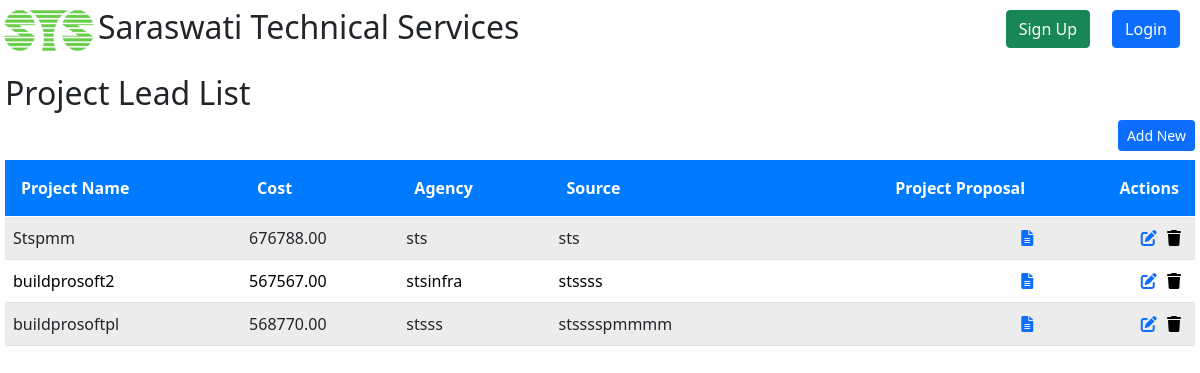
The app's page /project/plList/, older data.
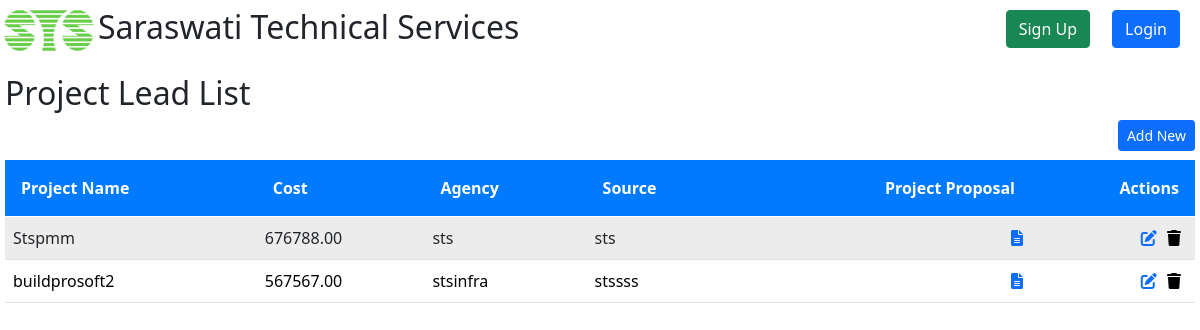
The same page, newer data.
### Project/models.py (models this page shows, shortened)
class ProjectLead(models.Model):
    projectName = models.CharField(max_length=50)
    cost = models.DecimalField(max_digits=15, decimal_places=2, blank=True, null=True)
    agency = models.CharField(max_length=30, blank=True, null=True)
    description = models.TextField(blank=True, null=True)
    sector = models.ForeignKey(Sector, on_delete=models.CASCADE, blank=True, null=True)
    source = models.CharField(max_length=30, blank=True, null=True)
    sourceDescription = models.TextField(blank=True, null=True)

### Project/views.py (the view)
# urls.py: path('plList/', views.plList, name='plList'),
def plList(request):
    projectLeads = ProjectLead.objects.all()
    context = {"projectLeads": projectLeads}
    return render(request, "project/plList.html", context)

### Project/templates/project/plList.html (shortened to what this page needs)
{% extends "registration/base.html" %}
{% block content %}
    <h2>Project Lead List</h2>
    <a href="{% url 'plCreateView' %}">
        <button type="button" class="btn btn-primary btn-sm" style="float:right;">Add New</button>
    </a>
    <table class="table table-striped table-hover mt-5">
        <thead>
            <tr class="m-5 p-8">
                <th class="text-start">Project Name</th>
                <th class="text-start">Cost</th>
                <th class="text-start">Agency</th>
                <th class="text-start">Source</th>
                <th class="text-end">Project Proposal</th>
                <th class="text-end">Actions</th>
            </tr>
        </thead>
        <tbody>
            {% for pl in projectLeads %}
                <tr>
                    <td class="text-start">{{ pl.projectName }}</td>
                    <td class="text-start">{{ pl.cost }}</td>
                    <td class="text-start">{{ pl.agency }}</td>
                    <td class="text-start">{{ pl.source }}</td>
                    <td class="text-end">
                        <a href="{% url 'ppList' pl.id %}" title="View Project Proposal"><i class="fas fa-file-alt"></i></a>
                    </td>
                    <td class="text-end">
                        <a href="{% url 'plUpdateView' pl.id %}" title="Edit ProjectLead"><i class="fas fa-edit"></i></a>
                        <form action="{% url 'plDeleteView' pl.id %}" method="post" style="display:inline;" id="delete-form-{{ pl.id }}">
                            <button type="submit" style="background: none; border: none; cursor: pointer;" title="Delete ProjectLead">
                                <i class="fas fa-trash" aria-hidden="true"></i>
                            </button>
                        </form>
                    </td>
                </tr>
            {% endfor %}
        </tbody>
    </table>
{% endblock %}

Row changes from the older to the newer data that the page shows:
removed ProjectLead: projectName "buildprosoftpl", cost "568770.00", agency "stsss", source "stsssspmmmm"
